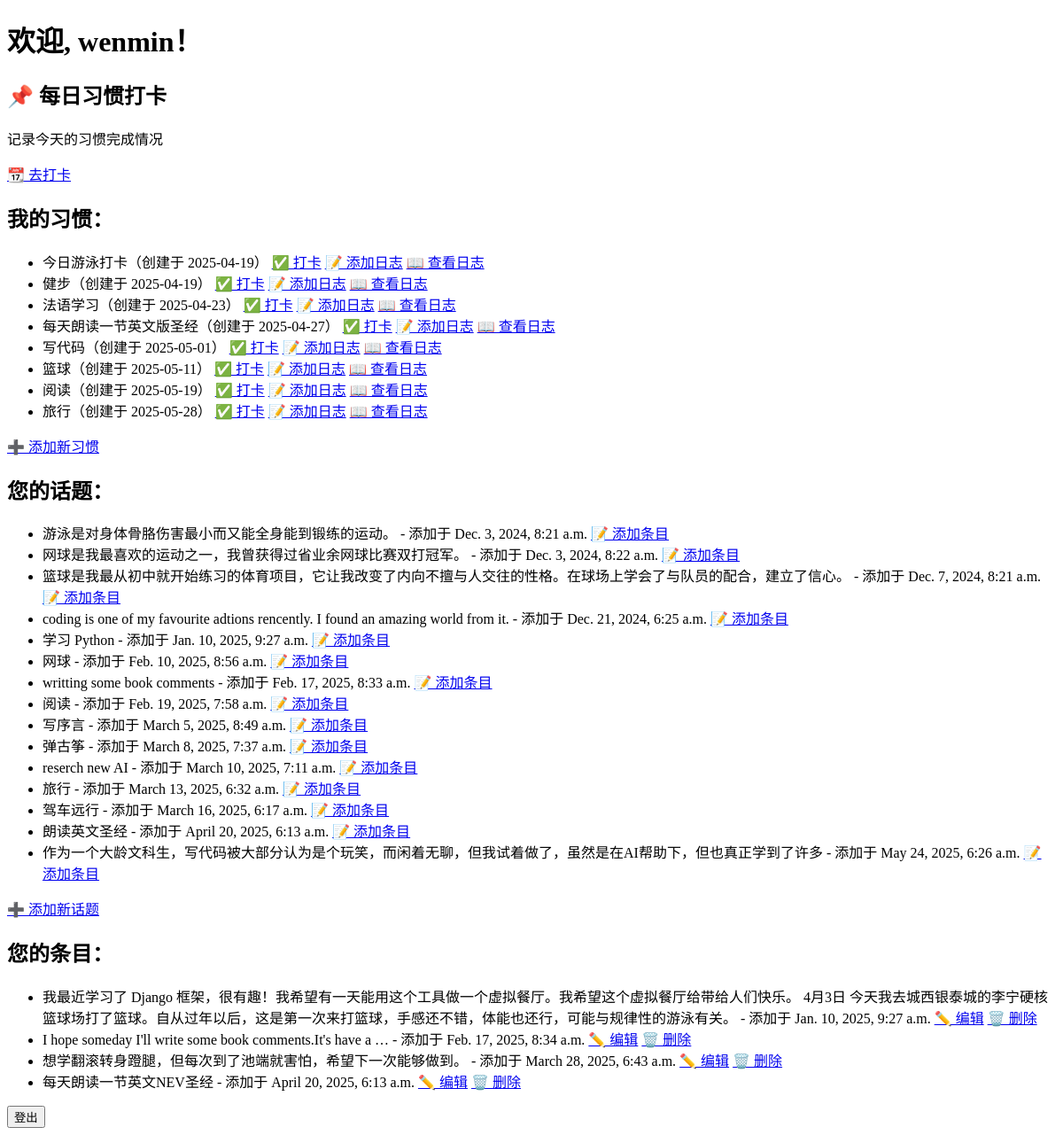
Page /users/user_home/ (signed in) on the earlier database version.
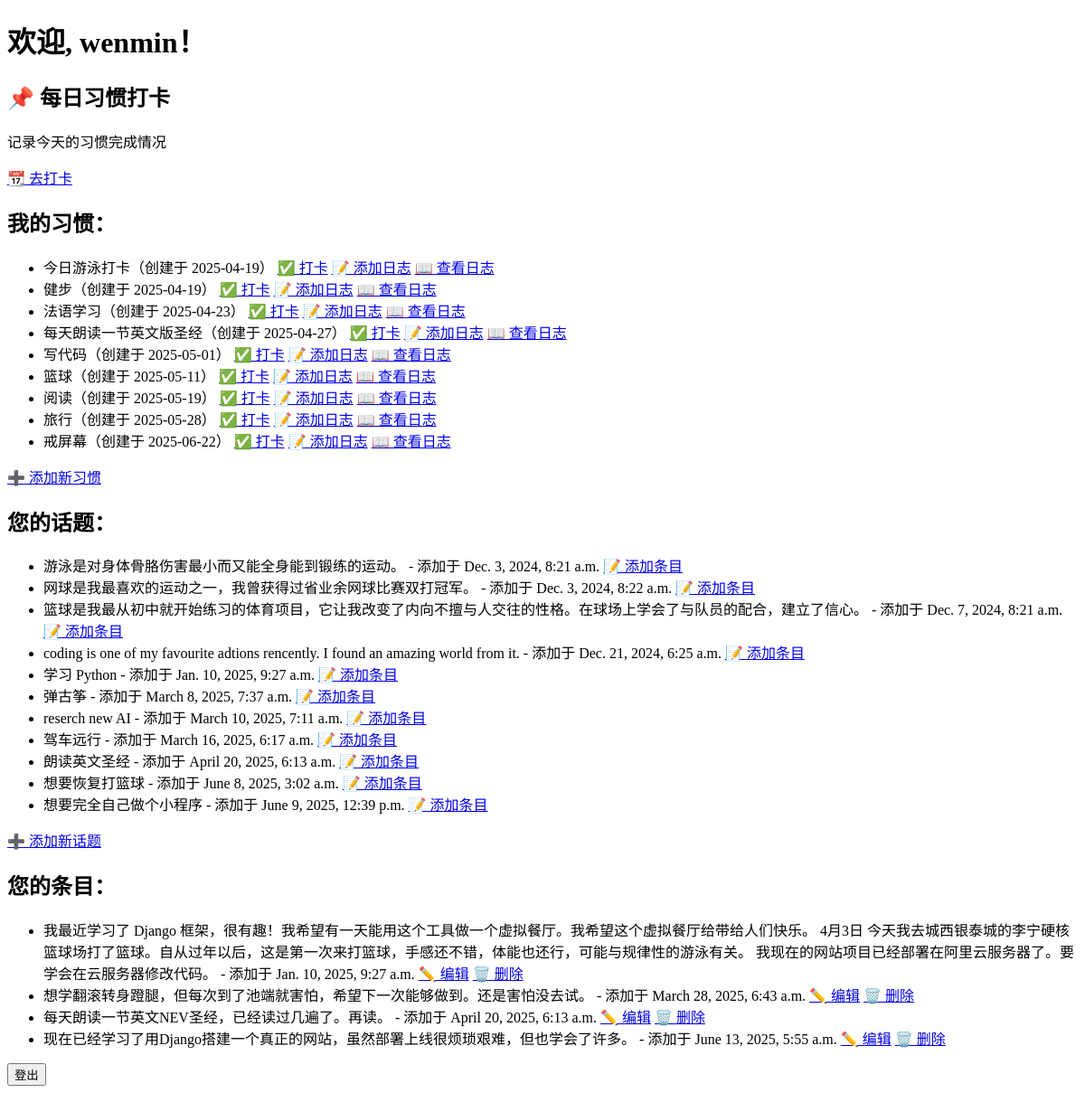
Same page on the later database version.
### learning_logs/models.py (models this page shows, shortened)
class Habit(models.Model):
    name = models.CharField(max_length=100)
    owner = models.ForeignKey(User, on_delete=models.CASCADE, related_name='user_habits')
    created_at = models.DateTimeField(auto_now_add=True)

class Topic(models.Model):
    text = models.CharField(max_length=200)
    date_added = models.DateTimeField(auto_now_add=True)
    owner = models.ForeignKey(User, on_delete=models.CASCADE, related_name="topics", null=True, blank=True)

class Entry(models.Model):
    topic = models.ForeignKey(Topic, on_delete=models.CASCADE)
    text = models.TextField()
    date_added = models.DateTimeField(auto_now_add=True)
    owner = models.ForeignKey(User, on_delete=models.CASCADE, null=True, blank=True)
    class Meta:
        verbose_name_plural = 'entries'

### users/views.py (the view)
# urls.py: path('user_home/', lambda request: redirect('users:user_home')),
@login_required
def user_home(request):
    topics = Topic.objects.filter(owner=request.user).order_by('date_added')
    entries = Entry.objects.filter(topic__owner=request.user).order_by('date_added')
    habits = Habit.objects.filter(owner=request.user).order_by('created_at')
    context = {'topics': topics, 'entries': entries, 'habits': habits}
    return render(request, 'users/user_home.html', context)

### users/templates/users/user_home.html (shortened to what this page needs)
<!DOCTYPE html>
<html lang="zh">
<head>
</head>
<body>
    <header>
        <h1>欢迎, {{ user.username }}！</h1>
    </header>
<div class="card">
    <h2>📌 每日习惯打卡</h2>
    <p>记录今天的习惯完成情况</p>
    <a href="{% url 'learning_logs:habits' %}" class="btn">📆 去打卡</a>
</div>
<section>
    <h2>我的习惯：</h2>
    <ul>
        {% for habit in habits %}
            <li>
                {{ habit.name }}（创建于 {{ habit.created_at|date:"Y-m-d" }}）
                <a href="{% url 'learning_logs:checkin' habit.id %}">✅ 打卡</a>
                <a href="{% url 'learning_logs:add_habit_log' habit.id %}">📝 添加日志</a>
                <a href="{% url 'learning_logs:habit_log' habit.id %}">📖 查看日志</a>
            </li>
        {% empty %}
            <li>您还没有创建任何习惯。</li>
        {% endfor %}
    </ul>
    <p><a href="{% url 'learning_logs:add_habit' %}">➕ 添加新习惯</a></p>
</section>
    <section>
        <h2>您的话题：</h2>
        <ul>
            {% for topic in topics %}
                <li>
                    {{ topic.text }} - 添加于 {{ topic.date_added }}
                    <a href="{% url 'users:new_entry' topic.id %}">📝 添加条目</a>
                </li>
            {% empty %}
                <li>您还没有任何话题。</li>
            {% endfor %}
        </ul>
        <p><a href="{% url 'users:new_topic' %}">➕ 添加新话题</a></p>
    </section>
    <section>
        <h2>您的条目：</h2>
        <ul>
            {% for entry in entries %}
                <li>
                    {{ entry.text|truncatewords:10 }} - 添加于 {{ entry.date_added }}
                    <a href="{% url 'learning_logs:edit_entry' entry.id %}">✏️ 编辑</a>
                    <a href="{% url 'learning_logs:delete_entry' entry.id %}">🗑️ 删除</a>
                </li>
            {% empty %}
                <li>您还没有任何条目。</li>
            {% endfor %}
        </ul>
    </section>
    <footer>
        <form action="{% url 'users:logout' %}" method="post">
            <button type="submit">登出</button>
        </form>
    </footer>
</body>
</html>

Differences in the rows shown:
removed Topic: text "网球", date_added "Feb. 10, 2025, 8:56 a.m."
removed Topic: text "writting some book comments", date_added "Feb. 17, 2025, 8:33 a.m."
removed Topic: text "阅读", date_added "Feb. 19, 2025, 7:58 a.m."
removed Topic: text "写序言", date_added "March 5, 2025, 8:49 a.m."
removed Topic: text "旅行", date_added "March 13, 2025, 6:32 a.m."
removed Topic: text "作为一个大龄文科生，写代码被大部分认为是个玩笑，而闲着无聊，但我试着做了，虽然是在AI帮助下，但也真正学到了许多", date_added "May 24, 2025, 6:26 a.m."
removed Entry: text "I hope someday I'll write some book comments.It's have a …", date_added "Feb. 17, 2025, 8:34 a.m."
added Habit: name "戒屏幕", created_at "2025-06-22"
added Topic: text "想要恢复打篮球", date_added "June 8, 2025, 3:02 a.m."
added Topic: text "想要完全自己做个小程序", date_added "June 9, 2025, 12:39 p.m."
changed Entry: text "我最近学习了 Django 框架，很有趣！我希望有一天能用这个工具做一个虚拟餐厅。我希望这个虚拟餐厅给带给人们快乐。 4月3日 今天我去城西银泰城的李宁硬核篮球场打了篮球。自从过年以后，这是第一次来打篮球，手感还不错，体能也还行，可能与规律性的游泳有关。" → "…Django 框架，很有趣！我希望有一天能用这个工具做一个虚拟餐厅。我希望这个虚拟餐厅给带给人们快乐。 4月3日 今天我去城西银泰城的李宁硬核篮球场打了篮球。自从过年以后，这是第一次来打篮球，手感还不错，体能也还行，可能与规律性的游泳有关。 我现在的网站项目已经部署在阿里云服务器了。要学会在云服务器修改代码。"
changed Entry: text "想学翻滚转身蹬腿，但每次到了池端就害怕，希望下一次能够做到。" → "想学翻滚转身蹬腿，但每次到了池端就害怕，希望下一次能够做到。还是害怕没去试。"
changed Entry: text "每天朗读一节英文NEV圣经" → "每天朗读一节英文NEV圣经，已经读过几遍了。再读。"
added Entry: text "现在已经学习了用Django搭建一个真正的网站，虽然部署上线很烦琐艰难，但也学会了许多。", date_added "June 13, 2025, 5:55 a.m."
